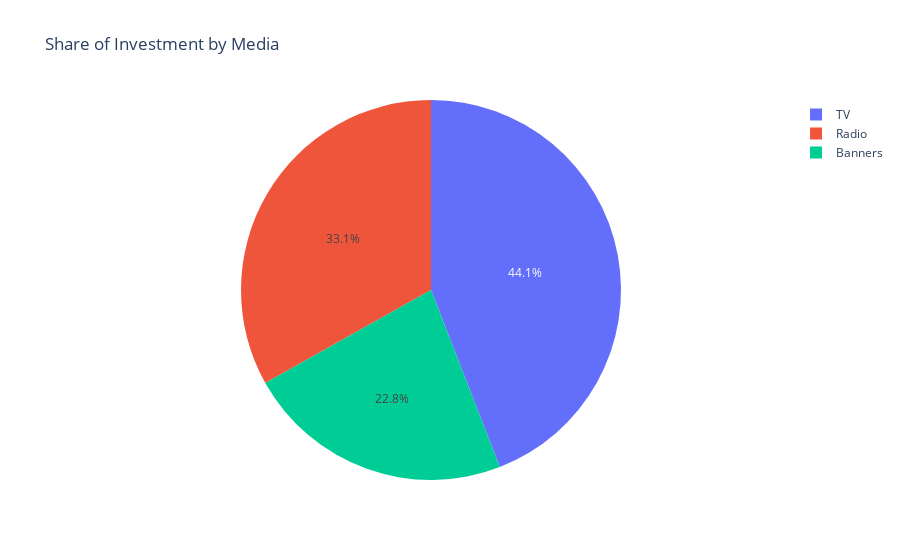

Notebook cell for this chart:
### Markdown cell above
la inversion en tv es mas alto que radio y a su vez este es mas alto que el de banner

### Code cell
fig = px.pie(data_melt, 
            values='Inversion', 
            names='Medio',
            title='Share of Investment by Media')
fig.show()

### Figure 1 — Plotly figure (JSON) as saved in the notebook; plotly's stock layout.template omitted (floating-point values rounded to 4 significant figures; data arrays with more than 128 entries replaced by an {"elided": "..."} marker saying what was removed)
{"data": [{"domain": {"x": [0, 1], "y": [0, 1]}, "hovertemplate": "Medio=%{label}<br>Inversion=%{value}<extra></extra>", "labels": {"elided": "600 str values"}, "legendgroup": "", "name": "", "showlegend": true, "type": "pie", "values": {"elided": "600 float values"}}], "layout": {"legend": {"tracegroupgap": 0}, "title": {"text": "Share of Investment by Media"}}}
